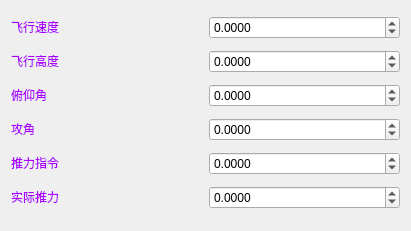
     <widget class="QWidget" name="layoutWidget">
      <property name="geometry">
       <rect>
        <x>880</x>
        <y>30</y>
        <width>411</width>
        <height>231</height>
       </rect>
      </property>
      <layout class="QVBoxLayout" name="verticalLayout_2">
       <item>
        <layout class="QHBoxLayout" name="horizontalLayout_74">
         <item>
          <widget class="QLabel" name="label_141">
           <property name="text">
            <string>&lt;html&gt;&lt;head/&gt;&lt;body&gt;&lt;p&gt;&lt;span style=&quot; color:#aa00ff;&quot;&gt;飞行速度&lt;/span&gt;&lt;/p&gt;&lt;/body&gt;&lt;/html&gt;</string>
           </property>
          </widget>
         </item>
         <item>
          <widget class="QDoubleSpinBox" name="airbox">
           <property name="decimals">
            <number>4</number>
           </property>
           <property name="minimum">
            <double>-100.000000000000000</double>
           </property>
           <property name="maximum">
            <double>1000.000000000000000</double>
           </property>
          </widget>
         </item>
        </layout>
       </item>
       <item>
        <layout class="QHBoxLayout" name="horizontalLayout_75">
         <item>
          <widget class="QLabel" name="label_142">
           <property name="text">
            <string>&lt;html&gt;&lt;head/&gt;&lt;body&gt;&lt;p&gt;&lt;span style=&quot; color:#aa00ff;&quot;&gt;飞行高度&lt;/span&gt;&lt;/p&gt;&lt;/body&gt;&lt;/html&gt;</string>
           </property>
          </widget>
         </item>
         <item>
          <widget class="QDoubleSpinBox" name="airbox_2">
           <property name="decimals">
            <number>4</number>
           </property>
           <property name="minimum">
            <double>-100.000000000000000</double>
           </property>
           <property name="maximum">
            <double>1000.000000000000000</double>
           </property>
          </widget>
         </item>
        </layout>
       </item>
       <item>
        <layout class="QHBoxLayout" name="horizontalLayout_76">
         <item>
          <widget class="QLabel" name="label_143">
           <property name="text">
            <string>&lt;html&gt;&lt;head/&gt;&lt;body&gt;&lt;p&gt;&lt;span style=&quot; color:#aa00ff;&quot;&gt;俯仰角&lt;/span&gt;&lt;/p&gt;&lt;/body&gt;&lt;/html&gt;</string>
           </property>
          </widget>
         </item>
         <item>
          <widget class="QDoubleSpinBox" name="airbox_3">
           <property name="decimals">
            <number>4</number>
           </property>
           <property name="minimum">
            <double>-100.000000000000000</double>
           </property>
           <property name="maximum">
            <double>1000.000000000000000</double>
           </property>
          </widget>
         </item>
        </layout>
       </item>
       <item>
        <layout class="QHBoxLayout" name="horizontalLayout_77">
         <item>
          <widget class="QLabel" name="label_144">
           <property name="text">
            <string>&lt;html&gt;&lt;head/&gt;&lt;body&gt;&lt;p&gt;&lt;span style=&quot; color:#aa00ff;&quot;&gt;攻角&lt;/span&gt;&lt;/p&gt;&lt;/body&gt;&lt;/html&gt;</string>
           </property>
          </widget>
         </item>
         <item>
          <widget class="QDoubleSpinBox" name="airbox_4">
           <property name="decimals">
            <number>4</number>
           </property>
           <property name="minimum">
            <double>-100.000000000000000</double>
           </property>
           <property name="maximum">
            <double>1000.000000000000000</double>
           </property>
          </widget>
         </item>
        </layout>
       </item>
       <item>
        <layout class="QHBoxLayout" name="horizontalLayout_78">
         <item>
          <widget class="QLabel" name="label_145">
           <property name="text">
            <string>&lt;html&gt;&lt;head/&gt;&lt;body&gt;&lt;p&gt;&lt;span style=&quot; color:#aa00ff;&quot;&gt;推力指令&lt;/span&gt;&lt;/p&gt;&lt;/body&gt;&lt;/html&gt;</string>
           </property>
          </widget>
         </item>
         <item>
          <widget class="QDoubleSpinBox" name="airbox_5">
           <property name="decimals">
            <number>4</number>
           </property>
           <property name="minimum">
            <double>-100.000000000000000</double>
           </property>
           <property name="maximum">
            <double>1000.000000000000000</double>
           </property>
          </widget>
         </item>
        </layout>
       </item>
       <item>
        <layout class="QHBoxLayout" name="horizontalLayout_79">
         <item>
          <widget class="QLabel" name="label_146">
           <property name="text">
            <string>&lt;html&gt;&lt;head/&gt;&lt;body&gt;&lt;p&gt;&lt;span style=&quot; color:#aa00ff;&quot;&gt;实际推力&lt;/span&gt;&lt;/p&gt;&lt;/body&gt;&lt;/html&gt;</string>
           </property>
          </widget>
         </item>
         <item>
          <widget class="QDoubleSpinBox" name="airbox_6">
           <property name="decimals">
            <number>4</number>
           </property>
           <property name="minimum">
            <double>-100.000000000000000</double>
           </property>
           <property name="maximum">
            <double>1000.000000000000000</double>
           </property>
          </widget>
         </item>
        </layout>
       </item>
      </layout>
     </widget>
